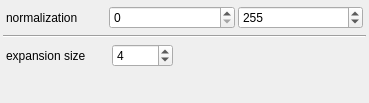
<?xml version="1.0" encoding="UTF-8"?>
<ui version="4.0">
 <class>Form</class>
 <widget class="QWidget" name="Form">
  <property name="geometry">
   <rect>
    <x>0</x>
    <y>0</y>
    <width>369</width>
    <height>103</height>
   </rect>
  </property>
  <property name="windowTitle">
   <string>Form</string>
  </property>
  <layout class="QGridLayout" name="gridLayout">
   <property name="margin">
    <number>3</number>
   </property>
   <property name="spacing">
    <number>3</number>
   </property>
   <item row="4" column="0">
    <spacer name="verticalSpacer">
     <property name="orientation">
      <enum>Qt::Vertical</enum>
     </property>
     <property name="sizeHint" stdset="0">
      <size>
       <width>20</width>
       <height>40</height>
      </size>
     </property>
    </spacer>
   </item>
   <item row="3" column="0">
    <layout class="QGridLayout" name="sizeBox">
     <property name="margin">
      <number>3</number>
     </property>
     <property name="spacing">
      <number>6</number>
     </property>
     <item row="0" column="0">
      <widget class="QLabel" name="sizeLabel">
       <property name="sizePolicy">
        <sizepolicy hsizetype="Fixed" vsizetype="Preferred">
         <horstretch>0</horstretch>
         <verstretch>0</verstretch>
        </sizepolicy>
       </property>
       <property name="minimumSize">
        <size>
         <width>100</width>
         <height>0</height>
        </size>
       </property>
       <property name="maximumSize">
        <size>
         <width>250</width>
         <height>16777215</height>
        </size>
       </property>
       <property name="baseSize">
        <size>
         <width>392</width>
         <height>0</height>
        </size>
       </property>
       <property name="text">
        <string>expansion size</string>
       </property>
      </widget>
     </item>
     <item row="0" column="1">
      <widget class="QSpinBox" name="expansionSize">
       <property name="maximum">
        <number>10000</number>
       </property>
       <property name="value">
        <number>4</number>
       </property>
      </widget>
     </item>
     <item row="0" column="2">
      <spacer name="horizontalSpacer">
       <property name="orientation">
        <enum>Qt::Horizontal</enum>
       </property>
       <property name="sizeHint" stdset="0">
        <size>
         <width>40</width>
         <height>20</height>
        </size>
       </property>
      </spacer>
     </item>
    </layout>
   </item>
   <item row="1" column="0">
    <layout class="QGridLayout" name="normBox">
     <property name="margin">
      <number>3</number>
     </property>
     <item row="1" column="1">
      <widget class="QSpinBox" name="normMin">
       <property name="maximum">
        <number>999999999</number>
       </property>
      </widget>
     </item>
     <item row="1" column="2">
      <widget class="QSpinBox" name="normMax">
       <property name="maximum">
        <number>999999999</number>
       </property>
       <property name="value">
        <number>255</number>
       </property>
      </widget>
     </item>
     <item row="1" column="0">
      <widget class="QLabel" name="normLabel">
       <property name="sizePolicy">
        <sizepolicy hsizetype="Fixed" vsizetype="Preferred">
         <horstretch>0</horstretch>
         <verstretch>0</verstretch>
        </sizepolicy>
       </property>
       <property name="minimumSize">
        <size>
         <width>100</width>
         <height>0</height>
        </size>
       </property>
       <property name="maximumSize">
        <size>
         <width>16777215</width>
         <height>16777215</height>
        </size>
       </property>
       <property name="text">
        <string>normalization</string>
       </property>
      </widget>
     </item>
    </layout>
   </item>
   <item row="2" column="0">
    <widget class="Line" name="line">
     <property name="orientation">
      <enum>Qt::Horizontal</enum>
     </property>
    </widget>
   </item>
  </layout>
 </widget>
 <resources/>
 <connections/>
</ui>
